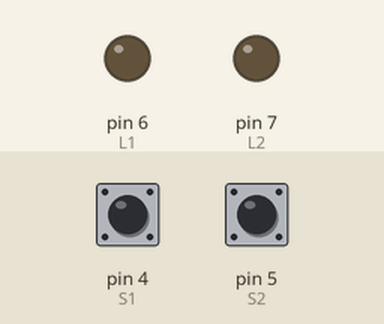
Simulated run of this sketch. Board: Arduino Uno, built with avr-gcc and run on an emulated ATmega328P. Parts: output pins drawn as LEDs (lit = HIGH). Dashed ring = blinking. Inputs (shaded band) come from the test bench; at power-on: pin 4 (S1) HIGH, pin 5 (S2) HIGH.

Above: at 1.2 s.
1.3 s: pin 4 (S1) pulled LOW for 1 s
At 3.0 s:
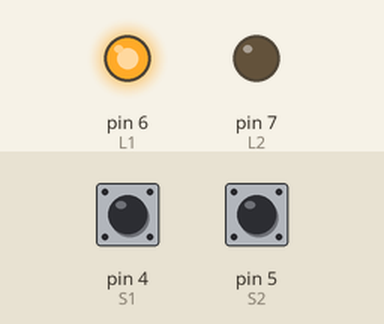
3.8 s: pin 5 (S2) pulled LOW for 0.15 s
At 3.87 s:
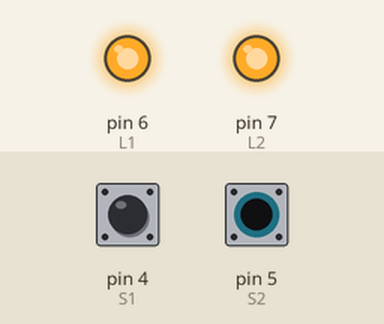
5.4 s: pin 5 (S2) pulled LOW for 3.2 s
At 9.1 s:
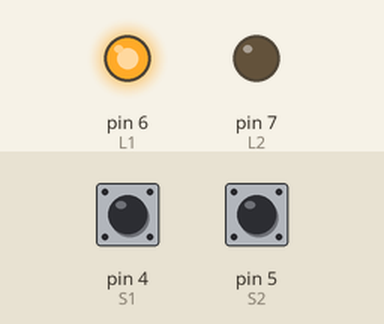
10.1 s: pin 4 (S1) pulled LOW for 0.15 s
At 11.3 s:
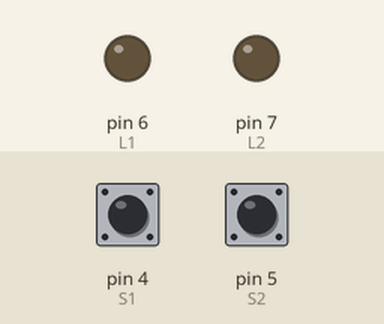
11.7 s: pin 4 (S1) driven LOW and pin 5 (S2) driven LOW
At 12.0 s:
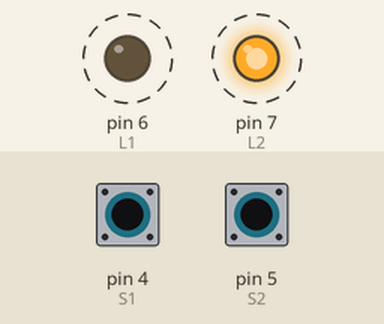
Timing chart, 0 to 15.7 s (numbered marks = the images above; inputs shaded):
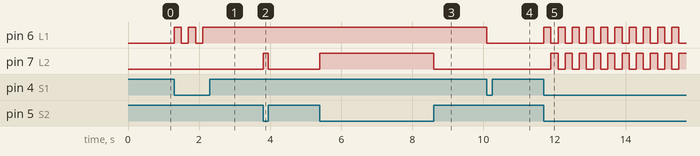

The sketch:

Interlock6.ino
```cpp
#define S1 4
#define S2 5
#define L1 6
#define L2 7

void setup() {
  DDRD  |= B11000000; // set pins 6 and 7 to be output, all other input
  PORTD |= B00110000; // Write a 1 to pins 4 and 5 to activate the pullups
}

void loop() {
  //if S1 is pressed toggle L1
  (!(PIND & (1<<S1))) ? PORTD ^= (1<<L1), delay(200), 1 : 1 ; // The 1s are inserted so that the types of seconds and third operands are the same
  (PIND & (1<< L1)) ? ((!(PIND & (1<<S2))) ? PORTD |= (1<<L2) : PORTD &= ~(1<<L2)) : PORTD &= ~(1<<L2);
 //if the L1 is on, turn L2 on if S2 is pressed. If L1 is off make sure L2 is also off.
}
```

Measured:
- after the input at 1.3 s, pin 6 (L1): alternates HIGH for 0.20 s and LOW for 0.20 s, 5 changes in all, then stays HIGH, starting at once
- after the input at 3.8 s, pin 7 (L2): LOW → HIGH at once, → LOW 0.15 s later
- after the input at 5.4 s, pin 7 (L2): LOW → HIGH at once, → LOW 3.2 s later
- after the input at 10.1 s, pin 6 (L1): HIGH → LOW at once
- after the input at 11.7 s, pin 6 (L1): alternates HIGH for 0.20 s and LOW for 0.20 s, starting at once; pin 7 (L2): alternates HIGH for 0.20 s and LOW for 0.20 s, starting after 0.20 s
